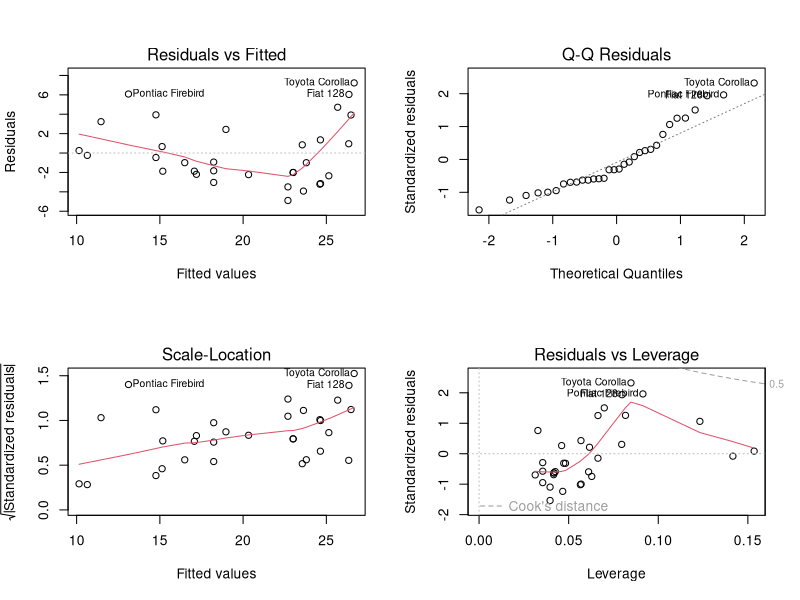
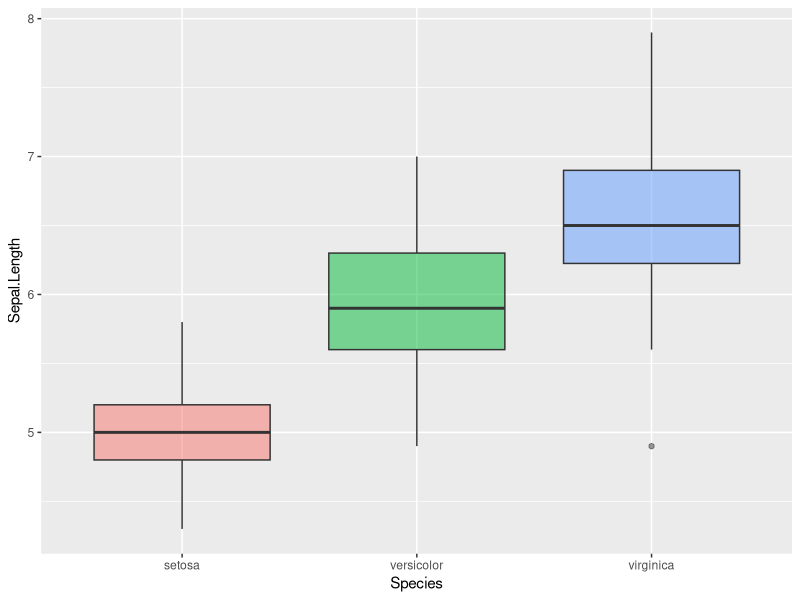

Source code (R) for these figures, in order:
library(tidyverse)

# Residual vs fitted: residual vs predicted
# Normal Q-Q: distribution of errors, straight line if normally distributed
# Scale-Location: Ideally be randomly scattered
# Cook's distance: Indicates influence of each point on the model
lm3 <- lm(mpg ~ disp, mtcars)

par(mfrow=c(2,2))
plot(lm3,1)
plot(lm3,2)
plot(lm3,3)
plot(lm3,5)



ggplot(iris, aes(x=Species, y=Sepal.Length, fill=Species)) + 
  geom_boxplot(alpha=0.5) +
  theme(legend.position="none")

bartlett.test(Sepal.Length ~ Species, data = iris)
